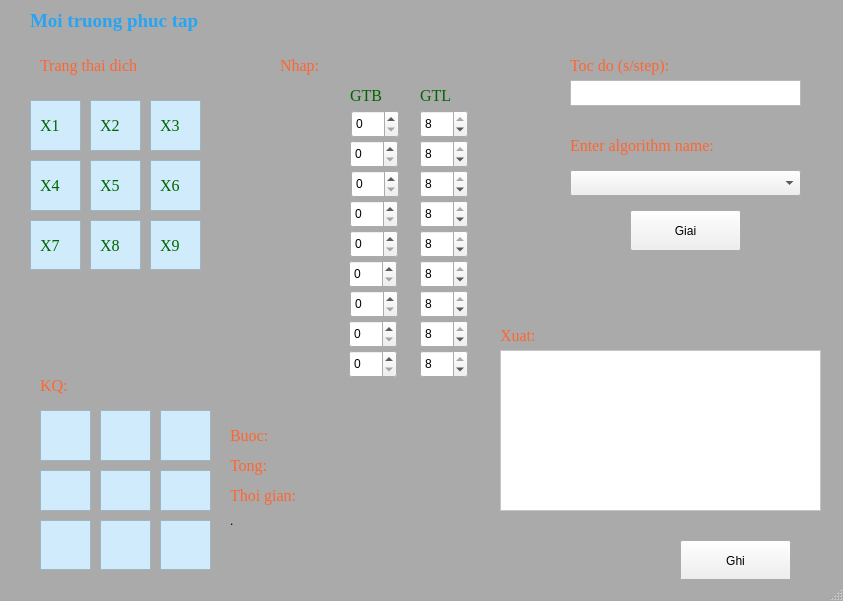
<?xml version="1.0" encoding="UTF-8"?>
<ui version="4.0">
 <class>MainWindow</class>
 <widget class="QMainWindow" name="MainWindow">
  <property name="geometry">
   <rect>
    <x>0</x>
    <y>0</y>
    <width>843</width>
    <height>601</height>
   </rect>
  </property>
  <property name="windowTitle">
   <string>Do an AI ca nhan</string>
  </property>
  <property name="styleSheet">
   <string notr="true">QMainWindow{
	background-color: #AAAAAA;
}</string>
  </property>
  <widget class="QWidget" name="centralwidget">
   <widget class="QLabel" name="lblEndState">
    <property name="geometry">
     <rect>
      <x>40</x>
      <y>50</y>
      <width>161</width>
      <height>31</height>
     </rect>
    </property>
    <property name="font">
     <font>
      <family>Times New Roman</family>
      <pointsize>12</pointsize>
     </font>
    </property>
    <property name="styleSheet">
     <string notr="true">QLabel{
	color: #FF652F;
}
</string>
    </property>
    <property name="text">
     <string>Trang thai dich</string>
    </property>
   </widget>
   <widget class="QLabel" name="lblTitle">
    <property name="geometry">
     <rect>
      <x>30</x>
      <y>10</y>
      <width>791</width>
      <height>21</height>
     </rect>
    </property>
    <property name="font">
     <font>
      <family>Times New Roman</family>
      <pointsize>14</pointsize>
      <weight>75</weight>
      <bold>true</bold>
     </font>
    </property>
    <property name="styleSheet">
     <string notr="true">QLabel{
	color: #27A4F2;
}</string>
    </property>
    <property name="text">
     <string>Moi truong phuc tap</string>
    </property>
   </widget>
   <widget class="QPlainTextEdit" name="cell1">
    <property name="geometry">
     <rect>
      <x>30</x>
      <y>100</y>
      <width>51</width>
      <height>51</height>
     </rect>
    </property>
    <property name="font">
     <font>
      <family>Times New Roman</family>
      <pointsize>10</pointsize>
     </font>
    </property>
    <property name="styleSheet">
     <string notr="true">QPlainTextEdit{
	background-color: #CFEBFC;
	color: black
}</string>
    </property>
    <property name="readOnly">
     <bool>true</bool>
    </property>
   </widget>
   <widget class="QPlainTextEdit" name="cell2">
    <property name="geometry">
     <rect>
      <x>90</x>
      <y>100</y>
      <width>51</width>
      <height>51</height>
     </rect>
    </property>
    <property name="font">
     <font>
      <family>Times New Roman</family>
      <pointsize>10</pointsize>
     </font>
    </property>
    <property name="styleSheet">
     <string notr="true">QPlainTextEdit{
	background-color: #CFEBFC;
	color: black
}</string>
    </property>
    <property name="readOnly">
     <bool>true</bool>
    </property>
   </widget>
   <widget class="QPlainTextEdit" name="cell3">
    <property name="geometry">
     <rect>
      <x>150</x>
      <y>100</y>
      <width>51</width>
      <height>51</height>
     </rect>
    </property>
    <property name="font">
     <font>
      <family>Times New Roman</family>
      <pointsize>10</pointsize>
     </font>
    </property>
    <property name="styleSheet">
     <string notr="true">QPlainTextEdit{
	background-color: #CFEBFC;
	color: black
}</string>
    </property>
    <property name="readOnly">
     <bool>true</bool>
    </property>
   </widget>
   <widget class="QPlainTextEdit" name="cell4">
    <property name="geometry">
     <rect>
      <x>30</x>
      <y>160</y>
      <width>51</width>
      <height>51</height>
     </rect>
    </property>
    <property name="font">
     <font>
      <family>Times New Roman</family>
      <pointsize>10</pointsize>
     </font>
    </property>
    <property name="styleSheet">
     <string notr="true">QPlainTextEdit{
	background-color: #CFEBFC;
	color: black
}</string>
    </property>
    <property name="readOnly">
     <bool>true</bool>
    </property>
   </widget>
   <widget class="QPlainTextEdit" name="cell5">
    <property name="geometry">
     <rect>
      <x>90</x>
      <y>160</y>
      <width>51</width>
      <height>51</height>
     </rect>
    </property>
    <property name="font">
     <font>
      <family>Times New Roman</family>
      <pointsize>10</pointsize>
     </font>
    </property>
    <property name="styleSheet">
     <string notr="true">QPlainTextEdit{
	background-color: #CFEBFC;
	color: black
}</string>
    </property>
    <property name="readOnly">
     <bool>true</bool>
    </property>
   </widget>
   <widget class="QPlainTextEdit" name="cell6">
    <property name="geometry">
     <rect>
      <x>150</x>
      <y>160</y>
      <width>51</width>
      <height>51</height>
     </rect>
    </property>
    <property name="font">
     <font>
      <family>Times New Roman</family>
      <pointsize>10</pointsize>
     </font>
    </property>
    <property name="styleSheet">
     <string notr="true">QPlainTextEdit{
	background-color: #CFEBFC;
	color: black
}</string>
    </property>
    <property name="readOnly">
     <bool>true</bool>
    </property>
   </widget>
   <widget class="QPlainTextEdit" name="cell7">
    <property name="geometry">
     <rect>
      <x>30</x>
      <y>220</y>
      <width>51</width>
      <height>50</height>
     </rect>
    </property>
    <property name="font">
     <font>
      <family>Times New Roman</family>
      <pointsize>10</pointsize>
     </font>
    </property>
    <property name="styleSheet">
     <string notr="true">QPlainTextEdit{
	background-color: #CFEBFC;
	color: black
}</string>
    </property>
    <property name="readOnly">
     <bool>true</bool>
    </property>
   </widget>
   <widget class="QPlainTextEdit" name="cell8">
    <property name="geometry">
     <rect>
      <x>90</x>
      <y>220</y>
      <width>51</width>
      <height>50</height>
     </rect>
    </property>
    <property name="font">
     <font>
      <family>Times New Roman</family>
      <pointsize>10</pointsize>
     </font>
    </property>
    <property name="styleSheet">
     <string notr="true">QPlainTextEdit{
	background-color: #CFEBFC;
	color: black
}</string>
    </property>
   </widget>
   <widget class="QPlainTextEdit" name="cell9">
    <property name="geometry">
     <rect>
      <x>150</x>
      <y>220</y>
      <width>51</width>
      <height>50</height>
     </rect>
    </property>
    <property name="font">
     <font>
      <family>Times New Roman</family>
      <pointsize>10</pointsize>
     </font>
    </property>
    <property name="styleSheet">
     <string notr="true">QPlainTextEdit{
	background-color: #CFEBFC;
	color: black
}</string>
    </property>
    <property name="readOnly">
     <bool>true</bool>
    </property>
   </widget>
   <widget class="QPlainTextEdit" name="cell3_3">
    <property name="geometry">
     <rect>
      <x>160</x>
      <y>410</y>
      <width>51</width>
      <height>51</height>
     </rect>
    </property>
    <property name="font">
     <font>
      <family>Times New Roman</family>
      <pointsize>10</pointsize>
     </font>
    </property>
    <property name="styleSheet">
     <string notr="true">QPlainTextEdit{
	background-color: #CFEBFC;
	color: black
}</string>
    </property>
    <property name="readOnly">
     <bool>true</bool>
    </property>
   </widget>
   <widget class="QPlainTextEdit" name="cell7_3">
    <property name="geometry">
     <rect>
      <x>40</x>
      <y>520</y>
      <width>51</width>
      <height>50</height>
     </rect>
    </property>
    <property name="font">
     <font>
      <family>Times New Roman</family>
      <pointsize>10</pointsize>
     </font>
    </property>
    <property name="styleSheet">
     <string notr="true">QPlainTextEdit{
	background-color: #CFEBFC;
	color: black
}</string>
    </property>
    <property name="readOnly">
     <bool>true</bool>
    </property>
   </widget>
   <widget class="QPlainTextEdit" name="cell8_3">
    <property name="geometry">
     <rect>
      <x>100</x>
      <y>520</y>
      <width>51</width>
      <height>50</height>
     </rect>
    </property>
    <property name="font">
     <font>
      <family>Times New Roman</family>
      <pointsize>10</pointsize>
     </font>
    </property>
    <property name="styleSheet">
     <string notr="true">QPlainTextEdit{
	background-color: #CFEBFC;
	color: black
}</string>
    </property>
    <property name="readOnly">
     <bool>true</bool>
    </property>
   </widget>
   <widget class="QPlainTextEdit" name="cell9_3">
    <property name="geometry">
     <rect>
      <x>160</x>
      <y>520</y>
      <width>51</width>
      <height>50</height>
     </rect>
    </property>
    <property name="font">
     <font>
      <family>Times New Roman</family>
      <pointsize>10</pointsize>
     </font>
    </property>
    <property name="styleSheet">
     <string notr="true">QPlainTextEdit{
	background-color: #CFEBFC;
	color: black
}</string>
    </property>
    <property name="readOnly">
     <bool>true</bool>
    </property>
   </widget>
   <widget class="QPlainTextEdit" name="cell5_3">
    <property name="geometry">
     <rect>
      <x>100</x>
      <y>470</y>
      <width>51</width>
      <height>41</height>
     </rect>
    </property>
    <property name="font">
     <font>
      <family>Times New Roman</family>
      <pointsize>10</pointsize>
     </font>
    </property>
    <property name="styleSheet">
     <string notr="true">QPlainTextEdit{
	background-color: #CFEBFC;
	color: black
}</string>
    </property>
    <property name="readOnly">
     <bool>true</bool>
    </property>
   </widget>
   <widget class="QPlainTextEdit" name="cell4_3">
    <property name="geometry">
     <rect>
      <x>40</x>
      <y>470</y>
      <width>51</width>
      <height>41</height>
     </rect>
    </property>
    <property name="font">
     <font>
      <family>Times New Roman</family>
      <pointsize>10</pointsize>
     </font>
    </property>
    <property name="styleSheet">
     <string notr="true">QPlainTextEdit{
	background-color: #CFEBFC;
	color: black
}</string>
    </property>
    <property name="readOnly">
     <bool>true</bool>
    </property>
   </widget>
   <widget class="QPlainTextEdit" name="cell1_3">
    <property name="geometry">
     <rect>
      <x>40</x>
      <y>410</y>
      <width>51</width>
      <height>51</height>
     </rect>
    </property>
    <property name="font">
     <font>
      <family>Times New Roman</family>
      <pointsize>10</pointsize>
     </font>
    </property>
    <property name="styleSheet">
     <string notr="true">QPlainTextEdit{
	background-color: #CFEBFC;
	color: black
}</string>
    </property>
    <property name="readOnly">
     <bool>true</bool>
    </property>
   </widget>
   <widget class="QPlainTextEdit" name="cell2_3">
    <property name="geometry">
     <rect>
      <x>100</x>
      <y>410</y>
      <width>51</width>
      <height>51</height>
     </rect>
    </property>
    <property name="font">
     <font>
      <family>Times New Roman</family>
      <pointsize>10</pointsize>
     </font>
    </property>
    <property name="styleSheet">
     <string notr="true">QPlainTextEdit{
	background-color: #CFEBFC;
	color: black
}</string>
    </property>
    <property name="readOnly">
     <bool>true</bool>
    </property>
   </widget>
   <widget class="QPlainTextEdit" name="cell6_3">
    <property name="geometry">
     <rect>
      <x>160</x>
      <y>470</y>
      <width>51</width>
      <height>41</height>
     </rect>
    </property>
    <property name="font">
     <font>
      <family>Times New Roman</family>
      <pointsize>10</pointsize>
     </font>
    </property>
    <property name="styleSheet">
     <string notr="true">QPlainTextEdit{
	background-color: #CFEBFC;
	color: black
}</string>
    </property>
    <property name="readOnly">
     <bool>true</bool>
    </property>
   </widget>
   <widget class="QLabel" name="lblResult">
    <property name="geometry">
     <rect>
      <x>40</x>
      <y>370</y>
      <width>161</width>
      <height>31</height>
     </rect>
    </property>
    <property name="font">
     <font>
      <family>Times New Roman</family>
      <pointsize>12</pointsize>
     </font>
    </property>
    <property name="styleSheet">
     <string notr="true">QLabel{
	color: #FF652F;
}</string>
    </property>
    <property name="text">
     <string>KQ:</string>
    </property>
   </widget>
   <widget class="QLabel" name="lblStep">
    <property name="geometry">
     <rect>
      <x>230</x>
      <y>420</y>
      <width>71</width>
      <height>31</height>
     </rect>
    </property>
    <property name="font">
     <font>
      <family>Times New Roman</family>
      <pointsize>12</pointsize>
     </font>
    </property>
    <property name="styleSheet">
     <string notr="true">QLabel{
	color: #FF652F;
}
</string>
    </property>
    <property name="text">
     <string>Buoc:</string>
    </property>
   </widget>
   <widget class="QPlainTextEdit" name="txtStep">
    <property name="geometry">
     <rect>
      <x>280</x>
      <y>420</y>
      <width>101</width>
      <height>31</height>
     </rect>
    </property>
    <property name="font">
     <font>
      <family>Times New Roman</family>
      <pointsize>10</pointsize>
     </font>
    </property>
    <property name="styleSheet">
     <string notr="true">QPlainTextEdit{
	background-color: transparent;
	color: black
}</string>
    </property>
    <property name="frameShape">
     <enum>QFrame::NoFrame</enum>
    </property>
    <property name="textInteractionFlags">
     <set>Qt::NoTextInteraction</set>
    </property>
   </widget>
   <widget class="QLabel" name="lblTotalStep">
    <property name="geometry">
     <rect>
      <x>230</x>
      <y>450</y>
      <width>101</width>
      <height>31</height>
     </rect>
    </property>
    <property name="font">
     <font>
      <family>Times New Roman</family>
      <pointsize>12</pointsize>
     </font>
    </property>
    <property name="styleSheet">
     <string notr="true">QLabel{
	color: #FF652F;
}</string>
    </property>
    <property name="text">
     <string>Tong:</string>
    </property>
   </widget>
   <widget class="QPlainTextEdit" name="txtTotalStep">
    <property name="geometry">
     <rect>
      <x>330</x>
      <y>450</y>
      <width>101</width>
      <height>31</height>
     </rect>
    </property>
    <property name="font">
     <font>
      <family>Times New Roman</family>
      <pointsize>10</pointsize>
     </font>
    </property>
    <property name="styleSheet">
     <string notr="true">QPlainTextEdit{
	background-color: transparent;
	color: black
}</string>
    </property>
    <property name="frameShape">
     <enum>QFrame::NoFrame</enum>
    </property>
    <property name="textInteractionFlags">
     <set>Qt::NoTextInteraction</set>
    </property>
   </widget>
   <widget class="QLabel" name="lblSolveTime">
    <property name="geometry">
     <rect>
      <x>230</x>
      <y>480</y>
      <width>101</width>
      <height>31</height>
     </rect>
    </property>
    <property name="font">
     <font>
      <family>Times New Roman</family>
      <pointsize>12</pointsize>
     </font>
    </property>
    <property name="styleSheet">
     <string notr="true">QLabel{
	color: #FF652F;
}</string>
    </property>
    <property name="text">
     <string>Thoi gian:</string>
    </property>
   </widget>
   <widget class="QPlainTextEdit" name="txtSolveTime">
    <property name="geometry">
     <rect>
      <x>330</x>
      <y>480</y>
      <width>161</width>
      <height>31</height>
     </rect>
    </property>
    <property name="font">
     <font>
      <family>Times New Roman</family>
      <pointsize>10</pointsize>
     </font>
    </property>
    <property name="styleSheet">
     <string notr="true">QPlainTextEdit{
	background-color: transparent;
	color: black
}</string>
    </property>
    <property name="frameShape">
     <enum>QFrame::NoFrame</enum>
    </property>
    <property name="textInteractionFlags">
     <set>Qt::NoTextInteraction</set>
    </property>
   </widget>
   <widget class="QPushButton" name="btnWriteToFile">
    <property name="geometry">
     <rect>
      <x>680</x>
      <y>540</y>
      <width>111</width>
      <height>41</height>
     </rect>
    </property>
    <property name="styleSheet">
     <string notr="true">/*QPushButton{
	background-color: #EEE2DC;
	border-radius: 10px;
}*/
QPushButton#writeToFile {
    background-color: #28A745;
}

QPushButton#writeToFile:hover {
    background-color: #218838;
}</string>
    </property>
    <property name="text">
     <string>Ghi</string>
    </property>
   </widget>
   <widget class="QLabel" name="lblNote">
    <property name="geometry">
     <rect>
      <x>230</x>
      <y>510</y>
      <width>551</width>
      <height>21</height>
     </rect>
    </property>
    <property name="font">
     <font>
      <family>Times New Roman</family>
      <pointsize>10</pointsize>
     </font>
    </property>
    <property name="text">
     <string>.</string>
    </property>
   </widget>
   <widget class="QLabel" name="lblStartState_3">
    <property name="geometry">
     <rect>
      <x>570</x>
      <y>50</y>
      <width>231</width>
      <height>31</height>
     </rect>
    </property>
    <property name="font">
     <font>
      <family>Times New Roman</family>
      <pointsize>12</pointsize>
     </font>
    </property>
    <property name="styleSheet">
     <string notr="true">QLabel{
	color: #FF652F;
}</string>
    </property>
    <property name="text">
     <string>Toc do (s/step):</string>
    </property>
   </widget>
   <widget class="QPlainTextEdit" name="txtSolveSpeedPerStep">
    <property name="geometry">
     <rect>
      <x>570</x>
      <y>80</y>
      <width>231</width>
      <height>26</height>
     </rect>
    </property>
   </widget>
   <widget class="QPushButton" name="btnSolve">
    <property name="geometry">
     <rect>
      <x>630</x>
      <y>210</y>
      <width>111</width>
      <height>41</height>
     </rect>
    </property>
    <property name="styleSheet">
     <string notr="true">/*QPushButton{
	background-color: #EEE2DC;
	border-radius: 10px;
}*/
QPushButton#writeToFile {
    background-color: #28A745;
}

QPushButton#writeToFile:hover {
    background-color: #218838;
}</string>
    </property>
    <property name="text">
     <string>Giai</string>
    </property>
   </widget>
   <widget class="QComboBox" name="cbbAlgorithm">
    <property name="geometry">
     <rect>
      <x>570</x>
      <y>170</y>
      <width>231</width>
      <height>26</height>
     </rect>
    </property>
   </widget>
   <widget class="QLabel" name="lblStartState_4">
    <property name="geometry">
     <rect>
      <x>570</x>
      <y>130</y>
      <width>191</width>
      <height>31</height>
     </rect>
    </property>
    <property name="font">
     <font>
      <family>Times New Roman</family>
      <pointsize>12</pointsize>
     </font>
    </property>
    <property name="styleSheet">
     <string notr="true">QLabel{
	color: #FF652F;
}</string>
    </property>
    <property name="text">
     <string>Enter algorithm name:</string>
    </property>
   </widget>
   <widget class="QLabel" name="lblEndState_2">
    <property name="geometry">
     <rect>
      <x>280</x>
      <y>50</y>
      <width>231</width>
      <height>31</height>
     </rect>
    </property>
    <property name="font">
     <font>
      <family>Times New Roman</family>
      <pointsize>12</pointsize>
     </font>
    </property>
    <property name="styleSheet">
     <string notr="true">QLabel{
	color: #FF652F;
}
</string>
    </property>
    <property name="text">
     <string>Nhap:</string>
    </property>
   </widget>
   <widget class="QLabel" name="lblEndState_3">
    <property name="geometry">
     <rect>
      <x>300</x>
      <y>110</y>
      <width>70</width>
      <height>31</height>
     </rect>
    </property>
    <property name="font">
     <font>
      <family>Times New Roman</family>
      <pointsize>12</pointsize>
     </font>
    </property>
    <property name="styleSheet">
     <string notr="true">QLabel{
	color: #006400;
}
</string>
    </property>
    <property name="text">
     <string> </string>
    </property>
   </widget>
   <widget class="QLabel" name="lblEndState_4">
    <property name="geometry">
     <rect>
      <x>300</x>
      <y>140</y>
      <width>70</width>
      <height>31</height>
     </rect>
    </property>
    <property name="font">
     <font>
      <family>Times New Roman</family>
      <pointsize>12</pointsize>
     </font>
    </property>
    <property name="styleSheet">
     <string notr="true">QLabel{
	color: #006400;
}
</string>
    </property>
    <property name="text">
     <string> </string>
    </property>
   </widget>
   <widget class="QLabel" name="lblEndState_5">
    <property name="geometry">
     <rect>
      <x>300</x>
      <y>170</y>
      <width>70</width>
      <height>31</height>
     </rect>
    </property>
    <property name="font">
     <font>
      <family>Times New Roman</family>
      <pointsize>12</pointsize>
     </font>
    </property>
    <property name="styleSheet">
     <string notr="true">QLabel{
	color: #006400;
}
</string>
    </property>
    <property name="text">
     <string> </string>
    </property>
   </widget>
   <widget class="QLabel" name="lblEndState_6">
    <property name="geometry">
     <rect>
      <x>300</x>
      <y>200</y>
      <width>70</width>
      <height>31</height>
     </rect>
    </property>
    <property name="font">
     <font>
      <family>Times New Roman</family>
      <pointsize>12</pointsize>
     </font>
    </property>
    <property name="styleSheet">
     <string notr="true">QLabel{
	color: #006400;
}
</string>
    </property>
    <property name="text">
     <string> </string>
    </property>
   </widget>
   <widget class="QLabel" name="lblEndState_7">
    <property name="geometry">
     <rect>
      <x>300</x>
      <y>230</y>
      <width>70</width>
      <height>31</height>
     </rect>
    </property>
    <property name="font">
     <font>
      <family>Times New Roman</family>
      <pointsize>12</pointsize>
     </font>
    </property>
    <property name="styleSheet">
     <string notr="true">QLabel{
	color: #006400;
}
</string>
    </property>
    <property name="text">
     <string> </string>
    </property>
   </widget>
   <widget class="QLabel" name="lblEndState_8">
    <property name="geometry">
     <rect>
      <x>300</x>
      <y>260</y>
      <width>70</width>
      <height>31</height>
     </rect>
    </property>
    <property name="font">
     <font>
      <family>Times New Roman</family>
      <pointsize>12</pointsize>
     </font>
    </property>
    <property name="styleSheet">
     <string notr="true">QLabel{
	color: #006400;
}
</string>
    </property>
    <property name="text">
     <string> </string>
    </property>
   </widget>
   <widget class="QLabel" name="lblEndState_9">
    <property name="geometry">
     <rect>
      <x>300</x>
      <y>290</y>
      <width>70</width>
      <height>31</height>
     </rect>
    </property>
    <property name="font">
     <font>
      <family>Times New Roman</family>
      <pointsize>12</pointsize>
     </font>
    </property>
    <property name="styleSheet">
     <string notr="true">QLabel{
	color: #006400;
}
</string>
    </property>
    <property name="text">
     <string> </string>
    </property>
   </widget>
   <widget class="QLabel" name="lblEndState_10">
    <property name="geometry">
     <rect>
      <x>300</x>
      <y>320</y>
      <width>70</width>
      <height>31</height>
     </rect>
    </property>
    <property name="font">
     <font>
      <family>Times New Roman</family>
      <pointsize>12</pointsize>
     </font>
    </property>
    <property name="styleSheet">
     <string notr="true">QLabel{
	color: #006400;
}
</string>
    </property>
    <property name="text">
     <string> </string>
    </property>
   </widget>
   <widget class="QLabel" name="lblEndState_11">
    <property name="geometry">
     <rect>
      <x>350</x>
      <y>80</y>
      <width>70</width>
      <height>31</height>
     </rect>
    </property>
    <property name="font">
     <font>
      <family>Times New Roman</family>
      <pointsize>12</pointsize>
     </font>
    </property>
    <property name="styleSheet">
     <string notr="true">QLabel{
	color: #006400;
}
</string>
    </property>
    <property name="text">
     <string>GTB</string>
    </property>
   </widget>
   <widget class="QLabel" name="lblEndState_12">
    <property name="geometry">
     <rect>
      <x>420</x>
      <y>80</y>
      <width>61</width>
      <height>31</height>
     </rect>
    </property>
    <property name="font">
     <font>
      <family>Times New Roman</family>
      <pointsize>12</pointsize>
     </font>
    </property>
    <property name="styleSheet">
     <string notr="true">QLabel{
	color: #006400;
}
</string>
    </property>
    <property name="text">
     <string>GTL</string>
    </property>
   </widget>
   <widget class="QSpinBox" name="spinBox_minX1">
    <property name="geometry">
     <rect>
      <x>351</x>
      <y>110</y>
      <width>48</width>
      <height>28</height>
     </rect>
    </property>
    <property name="minimum">
     <number>0</number>
    </property>
    <property name="maximum">
     <number>8</number>
    </property>
   </widget>
   <widget class="QSpinBox" name="spinBox_minX2">
    <property name="geometry">
     <rect>
      <x>350</x>
      <y>140</y>
      <width>48</width>
      <height>28</height>
     </rect>
    </property>
    <property name="minimum">
     <number>0</number>
    </property>
    <property name="maximum">
     <number>8</number>
    </property>
   </widget>
   <widget class="QSpinBox" name="spinBox_minX3">
    <property name="geometry">
     <rect>
      <x>351</x>
      <y>170</y>
      <width>48</width>
      <height>28</height>
     </rect>
    </property>
    <property name="minimum">
     <number>0</number>
    </property>
    <property name="maximum">
     <number>8</number>
    </property>
   </widget>
   <widget class="QSpinBox" name="spinBox_minX4">
    <property name="geometry">
     <rect>
      <x>350</x>
      <y>200</y>
      <width>48</width>
      <height>28</height>
     </rect>
    </property>
    <property name="minimum">
     <number>0</number>
    </property>
    <property name="maximum">
     <number>8</number>
    </property>
   </widget>
   <widget class="QSpinBox" name="spinBox_minX5">
    <property name="geometry">
     <rect>
      <x>350</x>
      <y>230</y>
      <width>48</width>
      <height>28</height>
     </rect>
    </property>
    <property name="minimum">
     <number>0</number>
    </property>
    <property name="maximum">
     <number>8</number>
    </property>
   </widget>
   <widget class="QSpinBox" name="spinBox_minX6">
    <property name="geometry">
     <rect>
      <x>349</x>
      <y>260</y>
      <width>48</width>
      <height>28</height>
     </rect>
    </property>
    <property name="minimum">
     <number>0</number>
    </property>
    <property name="maximum">
     <number>8</number>
    </property>
   </widget>
   <widget class="QSpinBox" name="spinBox_minX8">
    <property name="geometry">
     <rect>
      <x>349</x>
      <y>320</y>
      <width>48</width>
      <height>28</height>
     </rect>
    </property>
    <property name="minimum">
     <number>0</number>
    </property>
    <property name="maximum">
     <number>8</number>
    </property>
   </widget>
   <widget class="QSpinBox" name="spinBox_minX7">
    <property name="geometry">
     <rect>
      <x>350</x>
      <y>290</y>
      <width>48</width>
      <height>28</height>
     </rect>
    </property>
    <property name="minimum">
     <number>0</number>
    </property>
    <property name="maximum">
     <number>8</number>
    </property>
   </widget>
   <widget class="QSpinBox" name="spinBox_maxX1">
    <property name="geometry">
     <rect>
      <x>420</x>
      <y>110</y>
      <width>48</width>
      <height>28</height>
     </rect>
    </property>
    <property name="maximum">
     <number>8</number>
    </property>
    <property name="value">
     <number>8</number>
    </property>
   </widget>
   <widget class="QSpinBox" name="spinBox_maxX2">
    <property name="geometry">
     <rect>
      <x>420</x>
      <y>140</y>
      <width>48</width>
      <height>28</height>
     </rect>
    </property>
    <property name="maximum">
     <number>8</number>
    </property>
    <property name="value">
     <number>8</number>
    </property>
   </widget>
   <widget class="QSpinBox" name="spinBox_maxX4">
    <property name="geometry">
     <rect>
      <x>420</x>
      <y>200</y>
      <width>48</width>
      <height>28</height>
     </rect>
    </property>
    <property name="maximum">
     <number>8</number>
    </property>
    <property name="value">
     <number>8</number>
    </property>
   </widget>
   <widget class="QSpinBox" name="spinBox_maxX3">
    <property name="geometry">
     <rect>
      <x>420</x>
      <y>170</y>
      <width>48</width>
      <height>28</height>
     </rect>
    </property>
    <property name="maximum">
     <number>8</number>
    </property>
    <property name="value">
     <number>8</number>
    </property>
   </widget>
   <widget class="QSpinBox" name="spinBox_maxX5">
    <property name="geometry">
     <rect>
      <x>420</x>
      <y>230</y>
      <width>48</width>
      <height>28</height>
     </rect>
    </property>
    <property name="maximum">
     <number>8</number>
    </property>
    <property name="value">
     <number>8</number>
    </property>
   </widget>
   <widget class="QSpinBox" name="spinBox_maxX6">
    <property name="geometry">
     <rect>
      <x>420</x>
      <y>260</y>
      <width>48</width>
      <height>28</height>
     </rect>
    </property>
    <property name="maximum">
     <number>8</number>
    </property>
    <property name="value">
     <number>8</number>
    </property>
   </widget>
   <widget class="QSpinBox" name="spinBox_maxX8">
    <property name="geometry">
     <rect>
      <x>420</x>
      <y>320</y>
      <width>48</width>
      <height>28</height>
     </rect>
    </property>
    <property name="maximum">
     <number>8</number>
    </property>
    <property name="value">
     <number>8</number>
    </property>
   </widget>
   <widget class="QSpinBox" name="spinBox_maxX7">
    <property name="geometry">
     <rect>
      <x>420</x>
      <y>290</y>
      <width>48</width>
      <height>28</height>
     </rect>
    </property>
    <property name="maximum">
     <number>8</number>
    </property>
    <property name="value">
     <number>8</number>
    </property>
   </widget>
   <widget class="QLabel" name="lblEndState_13">
    <property name="geometry">
     <rect>
      <x>40</x>
      <y>110</y>
      <width>70</width>
      <height>31</height>
     </rect>
    </property>
    <property name="font">
     <font>
      <family>Times New Roman</family>
      <pointsize>12</pointsize>
     </font>
    </property>
    <property name="styleSheet">
     <string notr="true">QLabel{
	color: #006400;
}
</string>
    </property>
    <property name="text">
     <string>X1</string>
    </property>
   </widget>
   <widget class="QLabel" name="lblEndState_14">
    <property name="geometry">
     <rect>
      <x>100</x>
      <y>110</y>
      <width>70</width>
      <height>31</height>
     </rect>
    </property>
    <property name="font">
     <font>
      <family>Times New Roman</family>
      <pointsize>12</pointsize>
     </font>
    </property>
    <property name="styleSheet">
     <string notr="true">QLabel{
	color: #006400;
}
</string>
    </property>
    <property name="text">
     <string>X2</string>
    </property>
   </widget>
   <widget class="QLabel" name="lblEndState_15">
    <property name="geometry">
     <rect>
      <x>160</x>
      <y>110</y>
      <width>70</width>
      <height>31</height>
     </rect>
    </property>
    <property name="font">
     <font>
      <family>Times New Roman</family>
      <pointsize>12</pointsize>
     </font>
    </property>
    <property name="styleSheet">
     <string notr="true">QLabel{
	color: #006400;
}
</string>
    </property>
    <property name="text">
     <string>X3</string>
    </property>
   </widget>
   <widget class="QLabel" name="lblEndState_16">
    <property name="geometry">
     <rect>
      <x>40</x>
      <y>170</y>
      <width>70</width>
      <height>31</height>
     </rect>
    </property>
    <property name="font">
     <font>
      <family>Times New Roman</family>
      <pointsize>12</pointsize>
     </font>
    </property>
    <property name="styleSheet">
     <string notr="true">QLabel{
	color: #006400;
}
</string>
    </property>
    <property name="text">
     <string>X4</string>
    </property>
   </widget>
   <widget class="QLabel" name="lblEndState_17">
    <property name="geometry">
     <rect>
      <x>100</x>
      <y>170</y>
      <width>70</width>
      <height>31</height>
     </rect>
    </property>
    <property name="font">
     <font>
      <family>Times New Roman</family>
      <pointsize>12</pointsize>
     </font>
    </property>
    <property name="styleSheet">
     <string notr="true">QLabel{
	color: #006400;
}
</string>
    </property>
    <property name="text">
     <string>X5</string>
    </property>
   </widget>
   <widget class="QLabel" name="lblEndState_18">
    <property name="geometry">
     <rect>
      <x>160</x>
      <y>170</y>
      <width>70</width>
      <height>31</height>
     </rect>
    </property>
    <property name="font">
     <font>
      <family>Times New Roman</family>
      <pointsize>12</pointsize>
     </font>
    </property>
    <property name="styleSheet">
     <string notr="true">QLabel{
	color: #006400;
}
</string>
    </property>
    <property name="text">
     <string>X6</string>
    </property>
   </widget>
   <widget class="QLabel" name="lblEndState_19">
    <property name="geometry">
     <rect>
      <x>40</x>
      <y>230</y>
      <width>70</width>
      <height>31</height>
     </rect>
    </property>
    <property name="font">
     <font>
      <family>Times New Roman</family>
      <pointsize>12</pointsize>
     </font>
    </property>
    <property name="styleSheet">
     <string notr="true">QLabel{
	color: #006400;
}
</string>
    </property>
    <property name="text">
     <string>X7</string>
    </property>
   </widget>
   <widget class="QLabel" name="lblEndState_20">
    <property name="geometry">
     <rect>
      <x>100</x>
      <y>230</y>
      <width>70</width>
      <height>31</height>
     </rect>
    </property>
    <property name="font">
     <font>
      <family>Times New Roman</family>
      <pointsize>12</pointsize>
     </font>
    </property>
    <property name="styleSheet">
     <string notr="true">QLabel{
	color: #006400;
}
</string>
    </property>
    <property name="text">
     <string>X8</string>
    </property>
   </widget>
   <widget class="QLabel" name="lblEndState_21">
    <property name="geometry">
     <rect>
      <x>300</x>
      <y>350</y>
      <width>70</width>
      <height>31</height>
     </rect>
    </property>
    <property name="font">
     <font>
      <family>Times New Roman</family>
      <pointsize>12</pointsize>
     </font>
    </property>
    <property name="styleSheet">
     <string notr="true">QLabel{
	color: #006400;
}
</string>
    </property>
    <property name="text">
     <string> </string>
    </property>
   </widget>
   <widget class="QSpinBox" name="spinBox_minX9">
    <property name="geometry">
     <rect>
      <x>349</x>
      <y>350</y>
      <width>48</width>
      <height>28</height>
     </rect>
    </property>
    <property name="minimum">
     <number>0</number>
    </property>
    <property name="maximum">
     <number>8</number>
    </property>
   </widget>
   <widget class="QSpinBox" name="spinBox_maxX9">
    <property name="geometry">
     <rect>
      <x>420</x>
      <y>350</y>
      <width>48</width>
      <height>28</height>
     </rect>
    </property>
    <property name="maximum">
     <number>8</number>
    </property>
    <property name="value">
     <number>8</number>
    </property>
   </widget>
   <widget class="QLabel" name="lblEndState_22">
    <property name="geometry">
     <rect>
      <x>160</x>
      <y>230</y>
      <width>70</width>
      <height>31</height>
     </rect>
    </property>
    <property name="font">
     <font>
      <family>Times New Roman</family>
      <pointsize>12</pointsize>
     </font>
    </property>
    <property name="styleSheet">
     <string notr="true">QLabel{
	color: #006400;
}
</string>
    </property>
    <property name="text">
     <string>X9</string>
    </property>
   </widget>
   <widget class="QPlainTextEdit" name="output_domain">
    <property name="geometry">
     <rect>
      <x>500</x>
      <y>350</y>
      <width>321</width>
      <height>161</height>
     </rect>
    </property>
    <property name="font">
     <font>
      <family>Times New Roman</family>
      <pointsize>10</pointsize>
     </font>
    </property>
    <property name="styleSheet">
     <string notr="true">QPlainTextEdit{
	background-color: #FFFFFF;
	color: black
}</string>
    </property>
    <property name="readOnly">
     <bool>true</bool>
    </property>
   </widget>
   <widget class="QLabel" name="lblEndState_23">
    <property name="geometry">
     <rect>
      <x>500</x>
      <y>320</y>
      <width>241</width>
      <height>31</height>
     </rect>
    </property>
    <property name="font">
     <font>
      <family>Times New Roman</family>
      <pointsize>12</pointsize>
     </font>
    </property>
    <property name="styleSheet">
     <string notr="true">QLabel{
	color: #FF652F;
}
</string>
    </property>
    <property name="text">
     <string>Xuat:</string>
    </property>
   </widget>
  </widget>
  <widget class="QMenuBar" name="menubar">
   <property name="geometry">
    <rect>
     <x>0</x>
     <y>0</y>
     <width>843</width>
     <height>21</height>
    </rect>
   </property>
  </widget>
  <widget class="QStatusBar" name="statusbar"/>
 </widget>
 <resources/>
 <connections/>
</ui>
